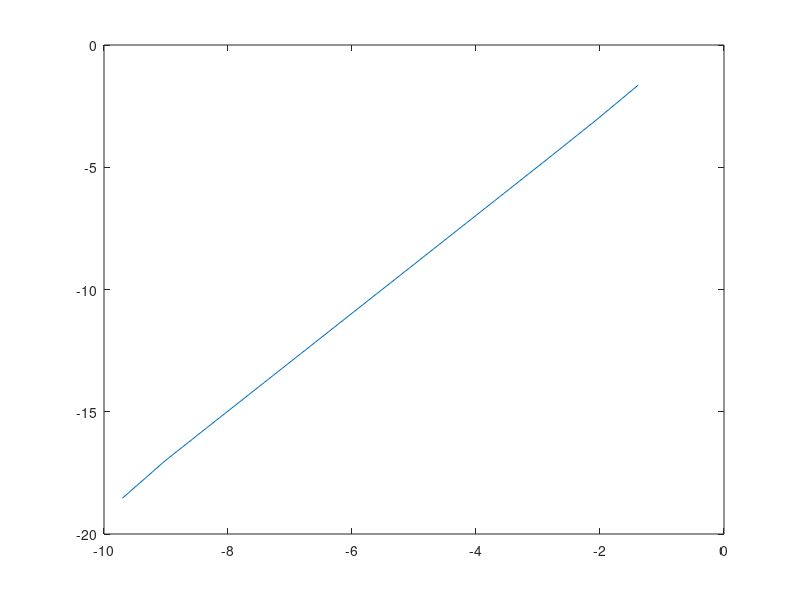

Write MATLAB code to recreate this figure.
runtimes = [0.636555, 0.816512, 1.014537, 1.375582, 1.051660, 1.720841, 1.217175, 1.417232, 1.389111, 2.065582, 3.237453, 9.219937, 33.971551];
errors = [1.927711e-01,4.476185e-02,1.098931e-02,2.734955e-03,6.829684e-04,1.706940e-04,4.267049e-05,1.066744e-05,2.666847e-06,6.667092e-07,1.666619e-07,4.149922e-08,8.887468e-09];
problemsize = [4,8,16,32,64,128,256,512,1024,2048,4096,8192,16384];

h = 1 ./ problemsize;

plot(log(h), log(errors));

% logh = log(h); loge = log(errors);

% xstart = logh(1); xend = logh(end);
% ystart = loge(1); yend = loge(end);

% a = (yend - ystart) / (xend - xstart)
